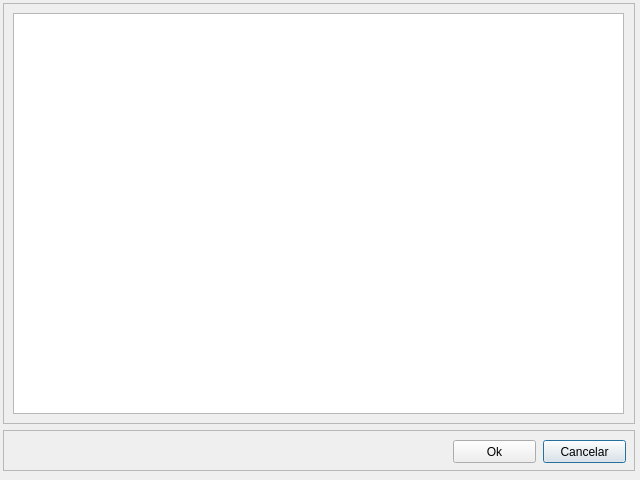
<?xml version="1.0" encoding="UTF-8"?>
<ui version="4.0">
 <class>Dialog</class>
 <widget class="QDialog" name="Dialog">
  <property name="geometry">
   <rect>
    <x>0</x>
    <y>0</y>
    <width>640</width>
    <height>480</height>
   </rect>
  </property>
  <property name="windowTitle">
   <string>Dialog</string>
  </property>
  <widget class="QFrame" name="frame">
   <property name="geometry">
    <rect>
     <x>3</x>
     <y>3</y>
     <width>632</width>
     <height>421</height>
    </rect>
   </property>
   <property name="frameShape">
    <enum>QFrame::StyledPanel</enum>
   </property>
   <property name="frameShadow">
    <enum>QFrame::Raised</enum>
   </property>
   <widget class="QTableWidget" name="tableWidget">
    <property name="geometry">
     <rect>
      <x>10</x>
      <y>10</y>
      <width>611</width>
      <height>401</height>
     </rect>
    </property>
   </widget>
  </widget>
  <widget class="QFrame" name="frame_2">
   <property name="geometry">
    <rect>
     <x>3</x>
     <y>430</y>
     <width>632</width>
     <height>41</height>
    </rect>
   </property>
   <property name="frameShape">
    <enum>QFrame::StyledPanel</enum>
   </property>
   <property name="frameShadow">
    <enum>QFrame::Raised</enum>
   </property>
   <widget class="QPushButton" name="btn_cancelar">
    <property name="geometry">
     <rect>
      <x>540</x>
      <y>10</y>
      <width>83</width>
      <height>23</height>
     </rect>
    </property>
    <property name="text">
     <string>Cancelar</string>
    </property>
   </widget>
   <widget class="QPushButton" name="btn_ok">
    <property name="geometry">
     <rect>
      <x>450</x>
      <y>10</y>
      <width>83</width>
      <height>23</height>
     </rect>
    </property>
    <property name="text">
     <string>Ok</string>
    </property>
   </widget>
  </widget>
 </widget>
 <resources/>
 <connections/>
</ui>
